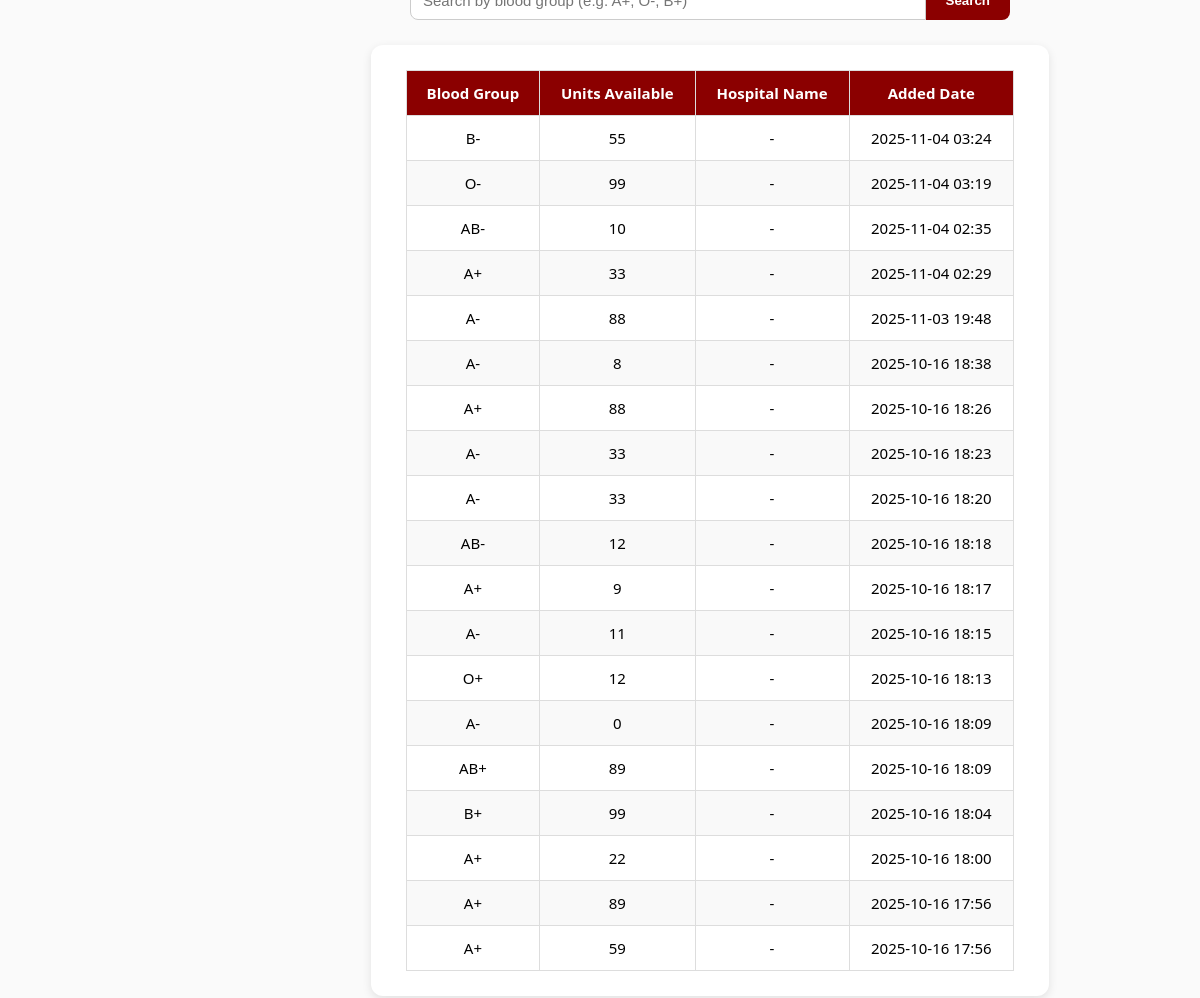
The page /recipient/search_blood/ (signed in) on the database its author committed.
### blood_bank_app/models.py (models this page shows, shortened)
class BloodStock(models.Model):
    BLOOD_GROUP_CHOICES = [
        ('A+', 'A+'), ('A-', 'A-'),
        ('B+', 'B+'), ('B-', 'B-'),
        ('AB+', 'AB+'), ('AB-', 'AB-'),
        ('O+', 'O+'), ('O-', 'O-'),
    ]
    bloodgroup = models.CharField(max_length=3, choices=BLOOD_GROUP_CHOICES)
    unit = models.PositiveIntegerField()
    added_at = models.DateTimeField(auto_now_add=True)

### blood_bank_app/views.py (the view)
# urls.py: path('recipient/search_blood/', views.search_blood, name='search_blood'),
@login_required
def search_blood(request):
    query = request.GET.get('q', '').strip()
    blood_stock = BloodStock.objects.all().order_by('-added_at')
    if query:
        blood_stock = blood_stock.filter(bloodgroup__icontains=query)
    return render(request, 'recipient/search_blood.html', {
        'blood_stock': blood_stock,
        'query': query,
    })

### blood_bank_app/templates/recipient/search_blood.html (shortened to what this page needs)
{% extends 'master.html' %}
{% block content %}
<div class="main-content">
    <div class="search-box">
        <form method="GET" action="">
            <input type="text" name="q" placeholder="Search by blood group (e.g. A+, O-, B+)" value="{{ query|default:'' }}">
            <button type="submit">Search</button>
        </form>
    </div>
    {% if blood_stock %}
    <div class="section">
        <table>
            <thead>
                <tr>
                    <th>Blood Group</th>
                    <th>Units Available</th>
                    <th>Hospital Name</th>
                    <th>Added Date</th>
                </tr>
            </thead>
            <tbody>
                {% for blood in blood_stock %}
                <tr>
                    <td>{{ blood.bloodgroup }}</td>
                    <td>{{ blood.unit }}</td>
                    <td>{{ blood.hospital_name|default:"-" }}</td>
                    <td>{{ blood.added_at|date:"Y-m-d H:i" }}</td>
                </tr>
                {% endfor %}
            </tbody>
        </table>
    </div>
    {% else %}
        <p>No matching blood found.</p>
    {% endif %}
</div>
{% endblock %}

### blood_bank_app/static/css/blood_bank.css (style rules this page uses)
body { display: flex; flex-direction: column; justify-content: center; align-items: center; height: 100vh; margin: 0; background-color:#FAFAFA; }
input, select { padding: 10px; border: 1px solid #aaa; border-radius: 8px; font-size: 14px; outline: none; transition: border 0.3s, box-shadow 0.3s; }
input { padding: 8px; border: 1px solid #aaa; border-radius: 6px; transition: all 0.3s ease-in-out; }

### blood_bank_app/templates/recipient/search_blood.html (style rules this page uses)
body, html { margin: 0; padding: 0; font-family: 'Segoe UI', sans-serif; background: #FAFAFA; }
.main-content { margin-left: 220px; padding: 140px 40px 40px; display: flex; flex-direction: column; align-items: center; }
.search-box { width: 100%; max-width: 600px; margin-bottom: 25px; }
.search-box form { display: flex; }
.search-box input { flex: 1; padding: 10px 12px; border: 1px solid #ccc; border-radius: 8px 0 0 8px; outline: none; font-size: 15px; }
.search-box button { background-color: #8B0000; color: white; border: none; padding: 10px 20px; border-radius: 0 8px 8px 0; cursor: pointer; font-weight: 600; transition: background-color 0.3s; }
.section { width: 100%; max-width: 900px; background: white; border-radius: 12px; padding: 25px 35px; box-shadow: 0 3px 10px rgba(0,0,0,0.1); }
table { width: 100%; border-collapse: collapse; }
th, td { border: 1px solid #ddd; padding: 12px; text-align: center; font-size: 15px; }
th { background-color: #8B0000; color: white; }
tr:nth-child(even) { background-color: #f9f9f9; }

### rows shown on the page
BloodStock: bloodgroup "B-", unit "55", hospital_name "-", added_at "2025-11-04 03:24"
BloodStock: bloodgroup "O-", unit "99", hospital_name "-", added_at "2025-11-04 03:19"
BloodStock: bloodgroup "AB-", unit "10", hospital_name "-", added_at "2025-11-04 02:35"
BloodStock: bloodgroup "A+", unit "33", hospital_name "-", added_at "2025-11-04 02:29"
BloodStock: bloodgroup "A-", unit "88", hospital_name "-", added_at "2025-11-03 19:48"
BloodStock: bloodgroup "A-", unit "8", hospital_name "-", added_at "2025-10-16 18:38"
BloodStock: bloodgroup "A+", unit "88", hospital_name "-", added_at "2025-10-16 18:26"
BloodStock: bloodgroup "A-", unit "33", hospital_name "-", added_at "2025-10-16 18:23"
BloodStock: bloodgroup "A-", unit "33", hospital_name "-", added_at "2025-10-16 18:20"
BloodStock: bloodgroup "AB-", unit "12", hospital_name "-", added_at "2025-10-16 18:18"
BloodStock: bloodgroup "A+", unit "9", hospital_name "-", added_at "2025-10-16 18:17"
BloodStock: bloodgroup "A-", unit "11", hospital_name "-", added_at "2025-10-16 18:15"
BloodStock: bloodgroup "O+", unit "12", hospital_name "-", added_at "2025-10-16 18:13"
BloodStock: bloodgroup "A-", unit "0", hospital_name "-", added_at "2025-10-16 18:09"
BloodStock: bloodgroup "AB+", unit "89", hospital_name "-", added_at "2025-10-16 18:09"
BloodStock: bloodgroup "B+", unit "99", hospital_name "-", added_at "2025-10-16 18:04"
BloodStock: bloodgroup "A+", unit "22", hospital_name "-", added_at "2025-10-16 18:00"
BloodStock: bloodgroup "A+", unit "89", hospital_name "-", added_at "2025-10-16 17:56"
BloodStock: bloodgroup "A+", unit "59", hospital_name "-", added_at "2025-10-16 17:56"
